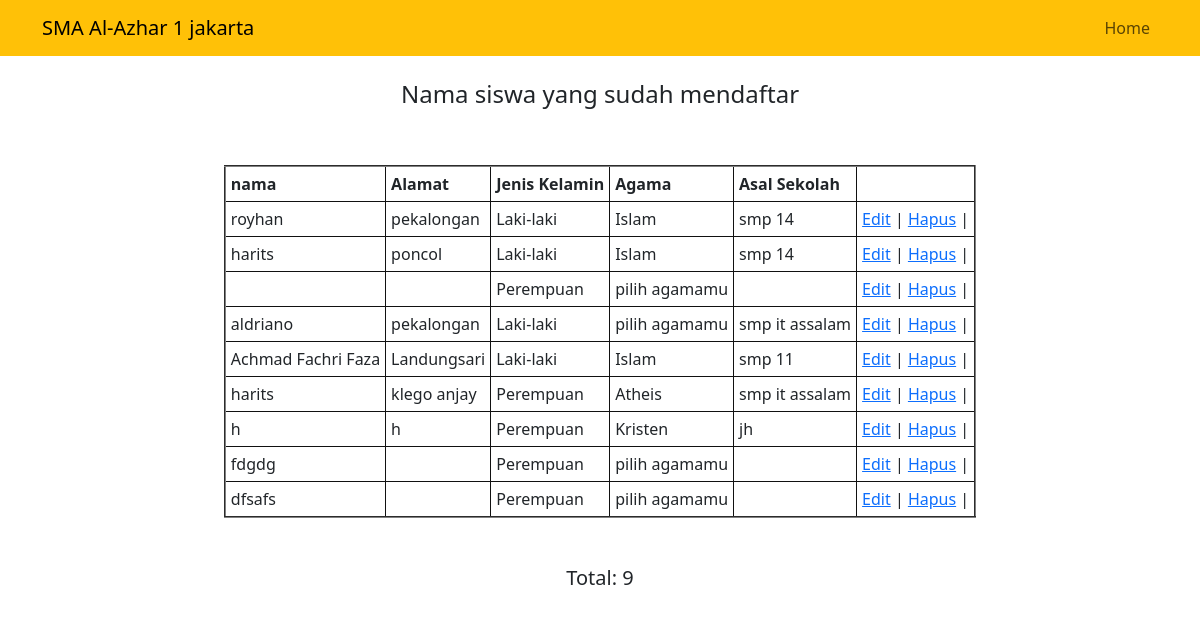
Page /list-siswa.php on the committed database.
### tables this page shows
CREATE TABLE `calon_siswa` (
  `id` int(11) NOT NULL,
  `nama` varchar(64) NOT NULL,
  `alamat` varchar(255) NOT NULL,
  `jenis_kelamin` varchar(16) NOT NULL,
  `agama` varchar(16) NOT NULL,
  `asal_sekolah` varchar(64) NOT NULL
);

### list-siswa.php (the view, shortened to what this page needs)
<?php include("config.php"); ?>
<!DOCTYPE html>
<html lang="en">
<head>
    <link
      href="https://cdn.jsdelivr.net/npm/bootstrap@5.3.3/dist/css/bootstrap.min.css"
      rel="stylesheet"
    />
    <link rel="stylesheet" href="list-siswa.css">
</head>
<body>
    <nav class="navbar navbar-expand-lg bg-warning navbar-light">
      <div class="container">
          <a class="navbar-brand" href="#">SMA Al-Azhar 1 jakarta</a>
          <div class="collapse navbar-collapse" id="navbarNav">
            <ul class="navbar-nav ms-auto">
                <li class="nav-item">
                <a class="nav-link btn-light" href="index.php">Home</a>
                </li>
            </ul>
          </div>
      </div>
    </nav>
    <div class="judul text-center p-4">
        <h4>Nama siswa yang sudah mendaftar</h4>
    </div>
    <br>
    <div class="tabel-siswa d-flex justify-content-center">
    <table border="2" >
        <thead border="">
            <tr>
                <th>nama</th>
                <th>Alamat</th>
                <th>Jenis Kelamin</th>
                <th>Agama</th>
                <th>Asal Sekolah</th>
            </tr>
        </thead>
        <tbody border="1">
            <?php
            $sql = "SELECT * FROM calon_siswa";
            $query = mysqli_query($db, $sql);
            while($siswa = mysqli_fetch_array($query)){
                echo "<tr>";
                echo "<td>".$siswa['nama']."</td>";
                echo "<td>".$siswa['alamat']."</td>";
                echo "<td>".$siswa['jenis_kelamin']."</td>";
                echo "<td>".$siswa['agama']."</td>";
                echo "<td>".$siswa['asal_sekolah']."</td>";
                echo "<td>";
                echo "<a href='form-edit.php?id=" .$siswa['id']. "'>Edit</a> | ";
                echo "<a href='hapus.php?id=" .$siswa['id']. "'>Hapus</a> | ";
                echo "</td>";
            }
            ?>
        </tbody>
    </table>
    </div>
    <h5 class="text-center p-5">Total: <?php echo mysqli_num_rows($query) ?></h5>
</body>
</html>

### list-siswa.css (style rules this page uses)
tr, th, td { border: 1px solid #111; padding: 5px; }

### rows in the picture
calon_siswa: nama "royhan", alamat "pekalongan", jenis_kelamin "Laki-laki", agama "Islam", asal_sekolah "smp 14"
calon_siswa: nama "harits", alamat "poncol", jenis_kelamin "Laki-laki", agama "Islam", asal_sekolah "smp 14"
calon_siswa: jenis_kelamin "Perempuan", agama "pilih agamamu"
calon_siswa: nama "aldriano", alamat "pekalongan", jenis_kelamin "Laki-laki", agama "pilih agamamu", asal_sekolah "smp it assalam"
calon_siswa: nama "Achmad Fachri Faza", alamat "Landungsari", jenis_kelamin "Laki-laki", agama "Islam", asal_sekolah "smp 11"
calon_siswa: nama "harits", alamat "klego anjay", jenis_kelamin "Perempuan", agama "Atheis", asal_sekolah "smp it assalam"
calon_siswa: nama "h", alamat "h", jenis_kelamin "Perempuan", agama "Kristen", asal_sekolah "jh"
calon_siswa: nama "fdgdg", jenis_kelamin "Perempuan", agama "pilih agamamu"
calon_siswa: nama "dfsafs", jenis_kelamin "Perempuan", agama "pilih agamamu"

### other values in the picture
mysqli_num_rows($query) "9"
